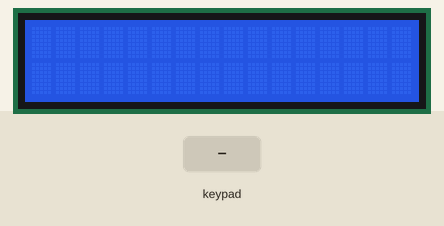
A sketch run on a simulated Arduino Mega 2560, built with avr-gcc and run on an emulated ATmega2560. Shown: 16×2 character LCD. Inputs (shaded band) come from the test bench. What the sketch prints to the serial monitor is not drawn.

Above: at 1.2 s.
1.3 s: keypad keys 7 + 5 = pressed 0.4 s apart
At 3.4 s:
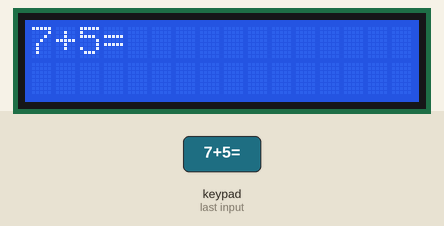
4.4 s: key '/' pressed
5.9 s: keypad keys 6 * 7 = pressed 0.4 s apart
At 7.8 s:
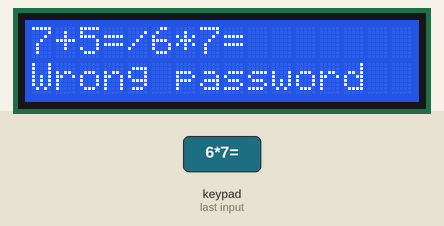
9.0 s: key 'o' pressed
At 10.2 s:
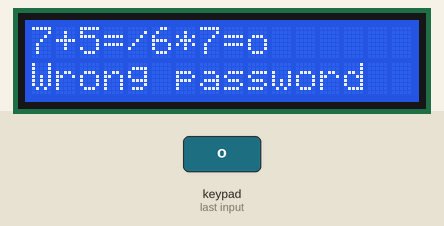
10.5 s: keypad keys 8 / 2 = pressed 0.4 s apart
At 12.6 s:
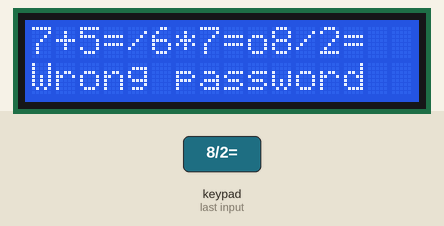
13.6 s: key '*' pressed
At 14.1 s:
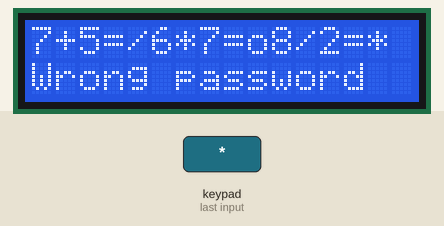
Timing chart, 0 to 16.1 s (numbered marks = the images above; inputs shaded):
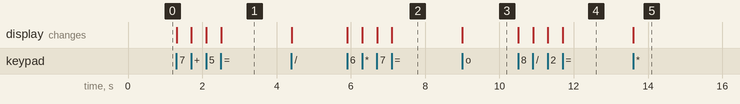

The sketch:

Lab_3_-_Part_2.ino
```cpp
/*
 * Password Verification System
 * Combines keypad input with LCD display for password checking
 */

#include <LiquidCrystal.h>
#include <Keypad.h>

// Keypad configuration
const byte ROWS = 4;    // Number of rows in keypad matrix
const byte COLS = 4;    // Number of columns in keypad matrix

// Keypad character layout
char keys[ROWS][COLS] = {
  {'7', '8', '9', '/'},
  {'4', '5', '6', '*'},
  {'1', '2', '3', '-'},
  {'o', '0', '=', '+'}
};

// Keypad row pin connections
byte rowPins[ROWS] = {31, 33, 35, 37};

// Keypad column pin connections
byte colPins[COLS] = {23, 25, 27, 29};

// LCD pin configuration
const int RS_PIN = 13;  // Register select pin
const int EN_PIN = 12;  // Enable pin
const int D4_PIN = 8;   // Data pin 4
const int D5_PIN = 9;   // Data pin 5
const int D6_PIN = 10;  // Data pin 6
const int D7_PIN = 11;  // Data pin 7

// Password configuration
const String CORRECT_PASSWORD = "9831133";  // Predefined correct password
const char SUBMIT_KEY = '*';                // Key to submit password

// Initialize keypad and LCD objects
Keypad keypad = Keypad(makeKeymap(keys), rowPins, colPins, ROWS, COLS);
LiquidCrystal lcd(RS_PIN, EN_PIN, D4_PIN, D5_PIN, D6_PIN, D7_PIN);

// Global variables
byte currentColumn = 0;     // Current cursor position on LCD
String inputPassword = "";  // Stores user input password

/**
 * Setup function - runs once at startup
 * Initializes serial communication and LCD display
 */
void setup() {
  Serial.begin(9600);       // Initialize serial for debugging
  lcd.begin(16, 2);         // Initialize 16x2 LCD display
  lcd.clear();              // Clear display on startup
}

/**
 * Main loop function - runs continuously
 * Handles keypad input and password verification
 */
void loop() {
  lcd.setCursor(currentColumn, 0);  // Set cursor position for input

  char key = keypad.getKey();       // Check for keypress

  if (key) {
    handleKeyPress(key);            // Process the pressed key
  }
}

/**
 * Processes key press events
 * @param key - The character of the pressed key
 */
void handleKeyPress(char key) {
  Serial.println(key);              // Output key to serial monitor
  lcd.print(key);                   // Display key on LCD

  // Check if submit key was pressed
  if (key == SUBMIT_KEY) {
    verifyPassword();               // Validate the input password
  }

  inputPassword += key;             // Add key to password string
  currentColumn++;                  // Move cursor to next position
}

/**
 * Verifies input password against correct password
 * Displays result on second line of LCD
 */
void verifyPassword() {
  lcd.setCursor(0, 1);             // Move to second line of LCD

  if (inputPassword == CORRECT_PASSWORD) {
    lcd.print("Correct password"); // Success message
  } else {
    lcd.print("Wrong password");   // Failure message
  }
}
```

Measured:
- after the input at 1.3 s, the display: first changes at once (image 1 shows a later state)
- after the input at 5.9 s, the display: first changes at once (image 2 shows a later state)
- after the input at 9.0 s, the display: changes at once (image 3)
- after the input at 10.5 s, the display: first changes at once (image 4 shows a later state)
- after the input at 13.6 s, the display: changes at once (image 5)
